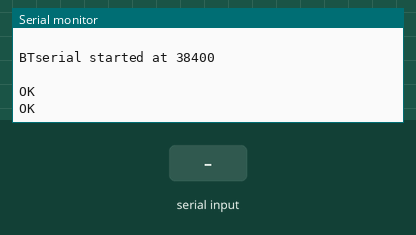
Simulated run of this sketch. Board: Arduino Uno, built with avr-gcc and run on an emulated ATmega328P. Parts: the last lines printed to the serial monitor. The inputs (shaded band) are chosen by the test bench. The modem accepts every AT command (registered, SIM ready, sends succeed) and sends nothing else.

Above: at 1.2 s.
1.3 s: "1\n" received over Serial
At 1.7 s:
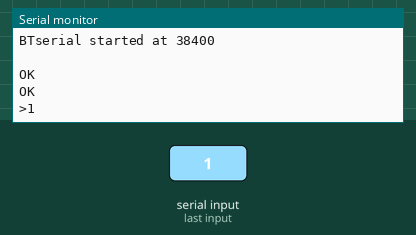
2.8 s: "1\n" received over the second serial link
At 4.0 s:
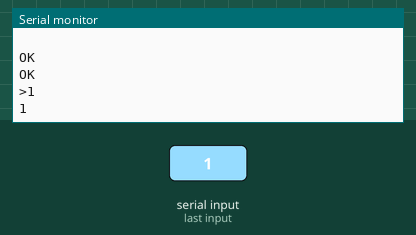
4.3 s: byte 10 (10) received over Serial
At 5.2 s:
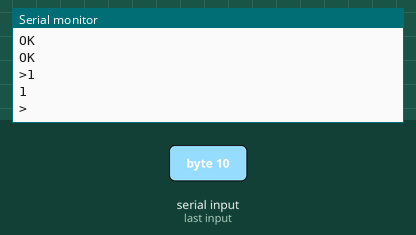
5.8 s: "0\n" received over Serial
At 6.4 s:
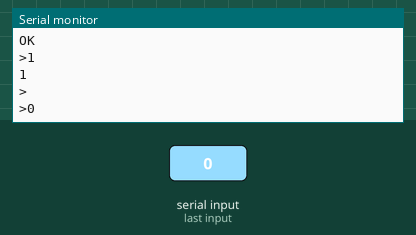
7.3 s: "0\n" received over the second serial link
At 8.7 s:
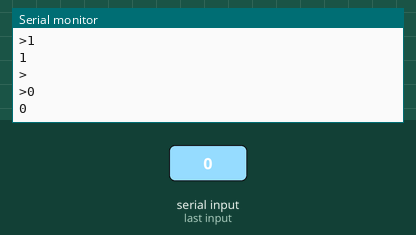

The sketch:

bt_to_at.ino
```cpp
// code by Martyn Currie.
// To enable AT mode connect the EN pin of the HC05
// to 3.3V before powering the HC05.
// Caution, do not connect EN to 5V.

#include <SoftwareSerial.h>
SoftwareSerial BTserial(4,2); // RX | TX

const long baudRate = 38400;
char c = ' ';
boolean NL = true;

void setup()
{

   Serial.begin(38400);
   Serial.print("Sketch:   ");   Serial.println(__FILE__);
   Serial.print("Uploaded: ");   Serial.println(__DATE__);
   Serial.println(" ");

   BTserial.begin(baudRate);
   Serial.print("BTserial started at ");
   Serial.println(baudRate);
   //BTserial.print("BTserial started at ");
   //BTserial.println(baudRate);
   Serial.println(" ");
   BTserial.print("AT\r\n");
   BTserial.print("AT+LINK=98D3,31,F9A2E8\r\n");
}

void loop()
{
   // Read from the Bluetooth module and send to the Arduino Serial Monitor
   if (BTserial.available())
   {
      c = BTserial.read();
      Serial.write(c);
   }

   // Read from the Serial Monitor and send to the Bluetooth module
   if (Serial.available())
   {
      c = Serial.read();
      BTserial.write(c);

      // Echo the user input to the main window. The ">" character indicates the user entered text.
      if (NL)
      {
         Serial.print(">");
         NL = false;
      }
      Serial.write(c);
      if (c == 10)
      {
         NL = true;
      }
   }
}
```

Measured:
- after the input at 1.3 s, the serial monitor: prints a new line at once (image 1)
- after the input at 2.8 s, the serial monitor: prints a new line at once (image 2)
- after the input at 4.3 s, the serial monitor: prints a new line at once (image 3)
- after the input at 5.8 s, the serial monitor: prints a new line at once (image 4)
- after the input at 7.3 s, the serial monitor: prints a new line at once (image 5)
